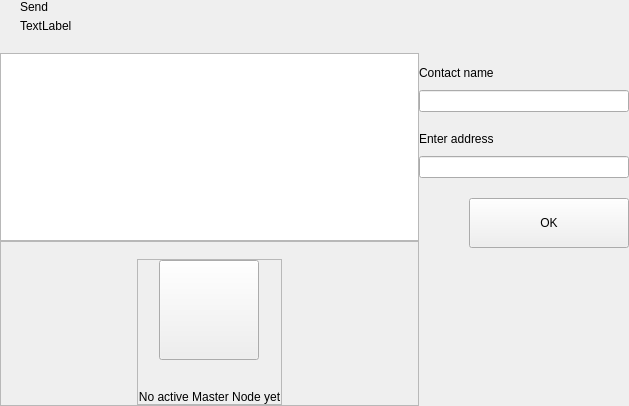
<?xml version="1.0" encoding="UTF-8"?>
<ui version="4.0">
 <class>AddressesWidget</class>
 <widget class="QWidget" name="AddressesWidget">
  <property name="geometry">
   <rect>
    <x>0</x>
    <y>0</y>
    <width>629</width>
    <height>406</height>
   </rect>
  </property>
  <property name="windowTitle">
   <string>Form</string>
  </property>
  <layout class="QHBoxLayout" name="horizontalLayout_2" stretch="2,1">
   <property name="spacing">
    <number>0</number>
   </property>
   <property name="leftMargin">
    <number>0</number>
   </property>
   <property name="topMargin">
    <number>0</number>
   </property>
   <property name="rightMargin">
    <number>0</number>
   </property>
   <property name="bottomMargin">
    <number>0</number>
   </property>
   <item>
    <widget class="QWidget" name="left" native="true">
     <layout class="QVBoxLayout" name="verticalLayout_3">
      <property name="leftMargin">
       <number>0</number>
      </property>
      <property name="topMargin">
       <number>0</number>
      </property>
      <property name="rightMargin">
       <number>0</number>
      </property>
      <property name="bottomMargin">
       <number>0</number>
      </property>
      <item>
       <layout class="QVBoxLayout" name="verticalLayout_21">
        <property name="spacing">
         <number>0</number>
        </property>
        <item>
         <layout class="QHBoxLayout" name="horizontalLayout_3">
          <property name="spacing">
           <number>0</number>
          </property>
          <property name="leftMargin">
           <number>20</number>
          </property>
          <property name="rightMargin">
           <number>10</number>
          </property>
          <item>
           <layout class="QVBoxLayout" name="verticalLayout_8">
            <property name="spacing">
             <number>5</number>
            </property>
            <item>
             <widget class="QLabel" name="labelTitle">
              <property name="text">
               <string>Send</string>
              </property>
             </widget>
            </item>
            <item alignment="Qt::AlignTop">
             <widget class="QLabel" name="labelSubtitle1">
              <property name="text">
               <string>TextLabel</string>
              </property>
             </widget>
            </item>
           </layout>
          </item>
          <item>
           <spacer name="horizontalSpacer11">
            <property name="orientation">
             <enum>Qt::Horizontal</enum>
            </property>
            <property name="sizeHint" stdset="0">
             <size>
              <width>40</width>
              <height>20</height>
             </size>
            </property>
           </spacer>
          </item>
         </layout>
        </item>
        <item>
         <layout class="QVBoxLayout" name="verticalLayout_6"/>
        </item>
        <item>
         <spacer name="verticalSpacer_4">
          <property name="orientation">
           <enum>Qt::Vertical</enum>
          </property>
          <property name="sizeType">
           <enum>QSizePolicy::Fixed</enum>
          </property>
          <property name="sizeHint" stdset="0">
           <size>
            <width>20</width>
            <height>20</height>
           </size>
          </property>
         </spacer>
        </item>
        <item>
         <widget class="QListView" name="listAddresses">
          <property name="mouseTracking">
           <bool>true</bool>
          </property>
         </widget>
        </item>
        <item>
         <widget class="QFrame" name="emptyContainer">
          <property name="minimumSize">
           <size>
            <width>0</width>
            <height>100</height>
           </size>
          </property>
          <property name="frameShape">
           <enum>QFrame::StyledPanel</enum>
          </property>
          <property name="frameShadow">
           <enum>QFrame::Raised</enum>
          </property>
          <layout class="QVBoxLayout" name="verticalLayout_7" stretch="1,8">
           <property name="spacing">
            <number>0</number>
           </property>
           <property name="leftMargin">
            <number>0</number>
           </property>
           <property name="topMargin">
            <number>0</number>
           </property>
           <property name="rightMargin">
            <number>0</number>
           </property>
           <property name="bottomMargin">
            <number>0</number>
           </property>
           <item>
            <spacer name="verticalSpacer">
             <property name="orientation">
              <enum>Qt::Vertical</enum>
             </property>
             <property name="sizeHint" stdset="0">
              <size>
               <width>20</width>
               <height>20</height>
              </size>
             </property>
            </spacer>
           </item>
           <item alignment="Qt::AlignHCenter|Qt::AlignVCenter">
            <widget class="QFrame" name="emptyScreen">
             <property name="sizePolicy">
              <sizepolicy hsizetype="Expanding" vsizetype="Expanding">
               <horstretch>0</horstretch>
               <verstretch>0</verstretch>
              </sizepolicy>
             </property>
             <property name="frameShape">
              <enum>QFrame::StyledPanel</enum>
             </property>
             <property name="frameShadow">
              <enum>QFrame::Raised</enum>
             </property>
             <layout class="QVBoxLayout" name="verticalLayout">
              <property name="spacing">
               <number>30</number>
              </property>
              <property name="leftMargin">
               <number>0</number>
              </property>
              <property name="topMargin">
               <number>0</number>
              </property>
              <property name="rightMargin">
               <number>0</number>
              </property>
              <property name="bottomMargin">
               <number>0</number>
              </property>
              <item alignment="Qt::AlignHCenter|Qt::AlignVCenter">
               <widget class="QPushButton" name="pushImgEmpty">
                <property name="minimumSize">
                 <size>
                  <width>100</width>
                  <height>100</height>
                 </size>
                </property>
                <property name="maximumSize">
                 <size>
                  <width>100</width>
                  <height>100</height>
                 </size>
                </property>
                <property name="focusPolicy">
                 <enum>Qt::NoFocus</enum>
                </property>
                <property name="text">
                 <string/>
                </property>
                <property name="iconSize">
                 <size>
                  <width>100</width>
                  <height>100</height>
                 </size>
                </property>
               </widget>
              </item>
              <item alignment="Qt::AlignHCenter|Qt::AlignVCenter">
               <widget class="QLabel" name="labelEmpty">
                <property name="styleSheet">
                 <string notr="true"/>
                </property>
                <property name="text">
                 <string>No active Master Node yet</string>
                </property>
                <property name="alignment">
                 <set>Qt::AlignCenter</set>
                </property>
               </widget>
              </item>
             </layout>
            </widget>
           </item>
          </layout>
         </widget>
        </item>
       </layout>
      </item>
     </layout>
    </widget>
   </item>
   <item>
    <widget class="QWidget" name="right" native="true">
     <layout class="QVBoxLayout" name="verticalLayout_5">
      <property name="leftMargin">
       <number>0</number>
      </property>
      <property name="topMargin">
       <number>0</number>
      </property>
      <property name="rightMargin">
       <number>0</number>
      </property>
      <property name="bottomMargin">
       <number>0</number>
      </property>
      <item>
       <layout class="QVBoxLayout" name="verticalLayout_4">
        <property name="spacing">
         <number>6</number>
        </property>
        <item>
         <widget class="OptionButton" name="btnAddContact" native="true">
          <property name="minimumSize">
           <size>
            <width>0</width>
            <height>50</height>
           </size>
          </property>
         </widget>
        </item>
        <item>
         <widget class="QWidget" name="layoutNewContact" native="true">
          <layout class="QVBoxLayout" name="verticalLayout_71">
           <property name="spacing">
            <number>0</number>
           </property>
           <property name="leftMargin">
            <number>0</number>
           </property>
           <property name="topMargin">
            <number>10</number>
           </property>
           <property name="rightMargin">
            <number>0</number>
           </property>
           <property name="bottomMargin">
            <number>20</number>
           </property>
           <item>
            <layout class="QVBoxLayout" name="verticalLayout11">
             <property name="spacing">
              <number>10</number>
             </property>
             <item>
              <widget class="QLabel" name="labelName">
               <property name="text">
                <string>Contact name</string>
               </property>
              </widget>
             </item>
             <item>
              <widget class="QLineEdit" name="lineEditName"/>
             </item>
            </layout>
           </item>
           <item>
            <spacer name="verticalSpacer_3">
             <property name="orientation">
              <enum>Qt::Vertical</enum>
             </property>
             <property name="sizeType">
              <enum>QSizePolicy::Minimum</enum>
             </property>
             <property name="sizeHint" stdset="0">
              <size>
               <width>20</width>
               <height>20</height>
              </size>
             </property>
            </spacer>
           </item>
           <item>
            <layout class="QVBoxLayout" name="verticalLayout_2">
             <property name="spacing">
              <number>10</number>
             </property>
             <item>
              <widget class="QLabel" name="labelAddress">
               <property name="text">
                <string>Enter address</string>
               </property>
              </widget>
             </item>
             <item>
              <widget class="QLineEdit" name="lineEditAddress"/>
             </item>
            </layout>
           </item>
           <item>
            <spacer name="verticalSpacer_2">
             <property name="orientation">
              <enum>Qt::Vertical</enum>
             </property>
             <property name="sizeType">
              <enum>QSizePolicy::Fixed</enum>
             </property>
             <property name="sizeHint" stdset="0">
              <size>
               <width>20</width>
               <height>20</height>
              </size>
             </property>
            </spacer>
           </item>
           <item>
            <layout class="QHBoxLayout" name="horizontalLayout">
             <property name="spacing">
              <number>0</number>
             </property>
             <item>
              <spacer name="horizontalSpacer_3">
               <property name="orientation">
                <enum>Qt::Horizontal</enum>
               </property>
               <property name="sizeHint" stdset="0">
                <size>
                 <width>40</width>
                 <height>20</height>
                </size>
               </property>
              </spacer>
             </item>
             <item>
              <widget class="QPushButton" name="btnSave">
               <property name="minimumSize">
                <size>
                 <width>160</width>
                 <height>50</height>
                </size>
               </property>
               <property name="focusPolicy">
                <enum>Qt::NoFocus</enum>
               </property>
               <property name="text">
                <string>OK</string>
               </property>
              </widget>
             </item>
            </layout>
           </item>
          </layout>
         </widget>
        </item>
        <item>
         <spacer name="verticalSpacer_5">
          <property name="orientation">
           <enum>Qt::Vertical</enum>
          </property>
          <property name="sizeHint" stdset="0">
           <size>
            <width>20</width>
            <height>40</height>
           </size>
          </property>
         </spacer>
        </item>
       </layout>
      </item>
     </layout>
    </widget>
   </item>
  </layout>
 </widget>
 <customwidgets>
  <customwidget>
   <class>OptionButton</class>
   <extends>QWidget</extends>
   <header>qt/catscoin/optionbutton.h</header>
   <container>1</container>
  </customwidget>
 </customwidgets>
 <resources/>
 <connections/>
</ui>
